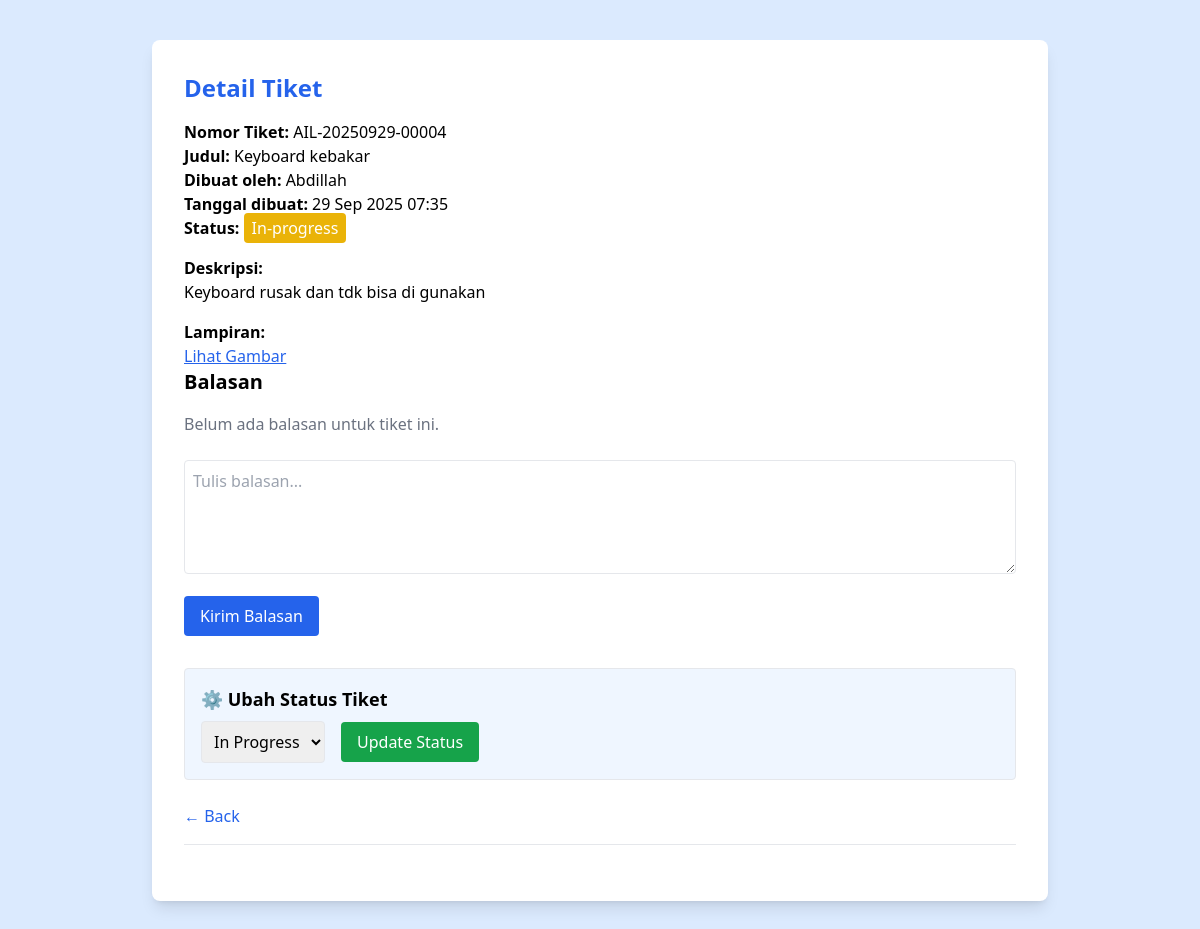
The page /ticket_view.php?id=11 (signed in) on the database its author committed.
### tables this page shows
CREATE TABLE `tickets` (
  `id` int(11) NOT NULL,
  `ticket_number` varchar(20) DEFAULT NULL,
  `user_id` int(11) NOT NULL,
  `title` varchar(255) NOT NULL,
  `description` text NOT NULL,
  `attachment` varchar(255) DEFAULT NULL,
  `status` enum('open','in-progress','closed') DEFAULT 'open',
  `created_at` timestamp NOT NULL DEFAULT current_timestamp()
);

CREATE TABLE `users` (
  `id` int(11) NOT NULL,
  `username` varchar(50) NOT NULL,
  `password` varchar(255) NOT NULL,
  `role` enum('admin','user') DEFAULT 'user',
  `created_at` timestamp NOT NULL DEFAULT current_timestamp()
);

### public/ticket_view.php (the view, shortened to what this page needs)
<?php
include '../config/database.php';
$role = $_SESSION['role'];
$ticket_id = intval($_GET['id']);
$query = "SELECT t.*, u.username
          FROM tickets t
          JOIN users u ON t.user_id = u.id
          WHERE t.id = '$ticket_id'";
$result = mysqli_query($conn, $query);
$ticket = mysqli_fetch_assoc($result);
?>
<!DOCTYPE html>
<html lang="en">
<head>
  <script src="https://cdn.tailwindcss.com"></script>
</head>
<body class="bg-blue-100 min-h-screen">
  <div class="max-w-4xl mx-auto mt-10 bg-white shadow-lg rounded-lg p-8">
    <h1 class="text-2xl font-bold text-blue-600 mb-4">Detail Tiket</h1>
    <div class="border-b pb-4 mb-6">
      <p><strong>Nomor Tiket:</strong> <?php echo $ticket['ticket_number']; ?></p>
      <p><strong>Judul:</strong> <?= htmlspecialchars($ticket['title']) ?></p>
      <p><strong>Dibuat oleh:</strong> <?= htmlspecialchars($ticket['username']) ?></p>
      <p><strong>Tanggal dibuat:</strong> <?= date('d M Y H:i', strtotime($ticket['created_at'])) ?></p>
      <p><strong>Status:</strong>
        <span class="px-2 py-1 rounded text-white
          <?= $ticket['status'] == 'open' ? 'bg-green-500' : ($ticket['status'] == 'in-progress' ? 'bg-yellow-500' : 'bg-gray-500') ?>">
          <?= ucfirst($ticket['status']) ?>
        </span>
      </p>
      <p class="mt-4"><strong>Deskripsi:</strong></p>
      <p><?= nl2br(htmlspecialchars($ticket['description'])) ?></p>
      <?php if (!empty($ticket['attachment'])): ?>
      <div class="mt-4">
        <p><strong>Lampiran:</strong></p>
        <button
          type="button"
          onclick="openImageModal('../<?= htmlspecialchars($ticket['attachment']) ?>')"
          class="text-blue-600 underline hover:text-blue-800">
          Lihat Gambar
        </button>
      </div>
    <?php endif; ?>
    <h2 class="text-xl font-semibold mb-4">Balasan</h2>
    <?php
    $replies = mysqli_query($conn, "
      SELECT r.*, u.username
      FROM replies r
      JOIN users u ON r.user_id = u.id
      WHERE r.ticket_id = '$ticket_id'
      ORDER BY r.created_at ASC
    ");
    ?>
    <div class="space-y-4 mb-6">
      <?php if (mysqli_num_rows($replies) > 0): ?>
        <?php while ($reply = mysqli_fetch_assoc($replies)): ?>
          <div class="p-4 bg-gray-50 border rounded-lg">
            <p class="text-sm text-gray-600 mb-1">
              <strong><?= htmlspecialchars($reply['username']) ?></strong> • <?= date('d M Y H:i', strtotime($reply['created_at'])) ?>
            </p>
            <p><?= nl2br(htmlspecialchars($reply['message'])) ?></p>
          </div>
        <?php endwhile; ?>
      <?php else: ?>
        <p class="text-gray-500">Belum ada balasan untuk tiket ini.</p>
      <?php endif; ?>
    </div>
    <form action="../actions/reply_ticket_action.php" method="POST" class="mb-8">
      <textarea name="message" rows="4" placeholder="Tulis balasan..." class="w-full border rounded p-2 mb-4" required></textarea>
      <button type="submit" class="bg-blue-600 text-white px-4 py-2 rounded hover:bg-blue-700">Kirim Balasan</button>
    </form>
    <?php if ($role === 'admin'): ?>
      <div class="bg-blue-50 p-4 rounded border">
        <h3 class="text-lg font-semibold mb-2">⚙️ Ubah Status Tiket</h3>
        <form action="../actions/update_status_action.php" method="POST" class="flex items-center gap-4">
          <select name="status" class="border p-2 rounded">
            <option value="in-progress" <?= $ticket['status'] == 'in-progress' ? 'selected' : '' ?>>In Progress</option>
          </select>
          <button type="submit" class="bg-green-600 text-white px-4 py-2 rounded hover:bg-green-700">Update Status</button>
        </form>
      </div>
    <?php endif; ?>
    <div class="mt-6">
      <a href="dashboard.php" class="text-blue-600 hover:underline">&larr; Back</a>
    </div>
  </div>
</body>
</html>

### rows shown on the page
tickets: ticket_number "AIL-20250929-00004", title "Keyboard kebakar", user.username "Abdillah", created_at "29 Sep 2025 07:35", status "In-progress", description "Keyboard rusak dan tdk bisa di gunakan", status "In Progress"
